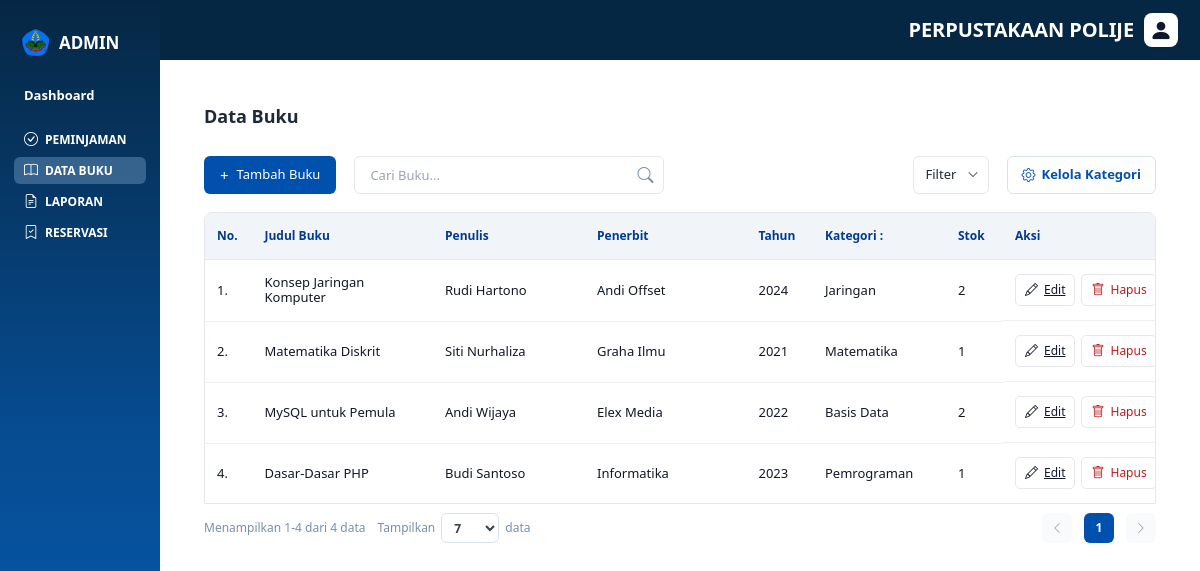
Before: /admin/index.php?menu=databuku with the older database file.
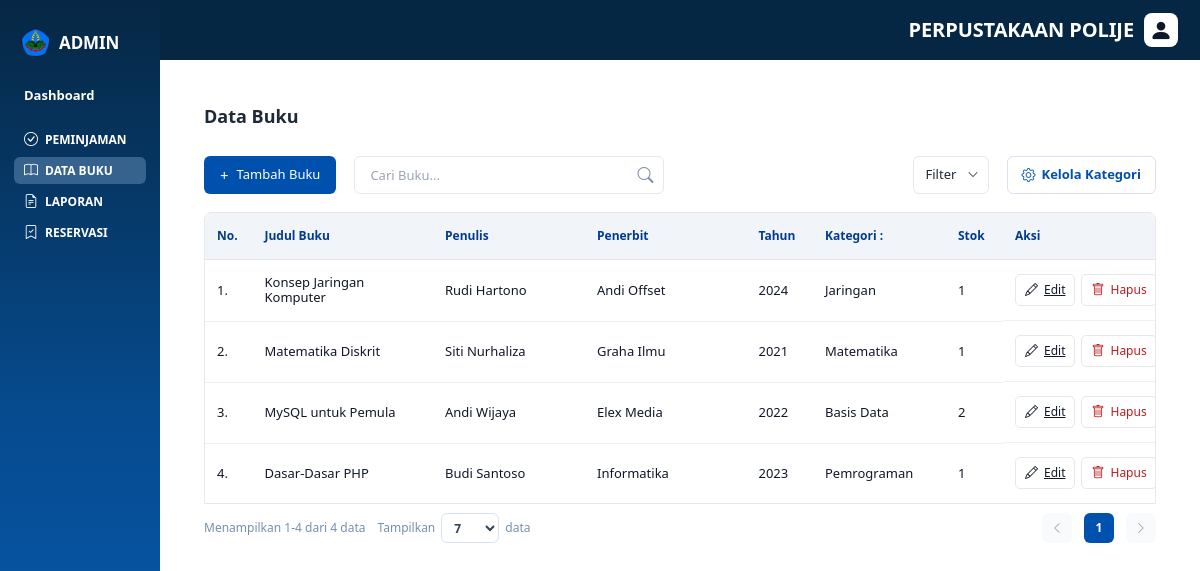
After: the same page with the newer database file.
### tables this page shows
CREATE TABLE buku (
    id_buku INT AUTO_INCREMENT PRIMARY KEY,
    isbn VARCHAR(20) DEFAULT NULL UNIQUE,
    judul VARCHAR(255) NOT NULL,
    penulis VARCHAR(255) NOT NULL,
    penerbit VARCHAR(255) NOT NULL,
    tahun_terbit YEAR NOT NULL,
    copy INT NOT NULL DEFAULT 0,
    id_kategori INT NOT NULL,
    cover VARCHAR(255) DEFAULT NULL,
    stok_tersedia INT NOT NULL DEFAULT 0,
    created_at TIMESTAMP NULL DEFAULT CURRENT_TIMESTAMP,
    updated_at TIMESTAMP NULL DEFAULT CURRENT_TIMESTAMP ON UPDATE CURRENT_TIMESTAMP,
    FOREIGN KEY (id_kategori) REFERENCES kategori(id_kategori)
        ON UPDATE CASCADE
        ON DELETE RESTRICT
);

CREATE TABLE kategori (
    id_kategori INT AUTO_INCREMENT PRIMARY KEY,
    nama_kategori VARCHAR(100) NOT NULL UNIQUE,
    created_at TIMESTAMP NULL DEFAULT CURRENT_TIMESTAMP,
    updated_at TIMESTAMP NULL DEFAULT CURRENT_TIMESTAMP ON UPDATE CURRENT_TIMESTAMP
);

### controllers/BukuController.php (called while the page is built, shortened)
<?php
require_once __DIR__ . '/../models/Buku.php';
class BukuController
{
    private $model;
    public function __construct()
    {
        $this->model = new Buku();
    }
    public function index()
    {
        $dataBuku = $this->model->all();
        $search = isset($_GET['q']) ? trim($_GET['q']) : '';
        $kategoriFilter = isset($_GET['kategori']) ? $_GET['kategori'] : 'Semua';
        $perPage = isset($_GET['per_page']) ? (int)$_GET['per_page'] : 7;
        $currentPage = isset($_GET['page']) ? (int)$_GET['page'] : 1;
        $filteredData = [];
        foreach ($dataBuku as $item) {
            $matchKategori = ($kategoriFilter == 'Semua' || $item['kategori'] == $kategoriFilter);
            $matchSearch = ($search == '' ||
                stripos($item['judul'], $search) !== false ||
                stripos($item['penulis'], $search) !== false
            );
            if ($matchKategori && $matchSearch) {
                $filteredData[] = $item;
            }
        }
        $totalData = count($filteredData);
        $totalPages = ceil($totalData / $perPage);
        $offset = ($currentPage - 1) * $perPage;
        $pageData = array_slice($filteredData, $offset, $perPage);
        return [
            'dataBuku' => $dataBuku,
            'search' => $search,
            'kategoriFilter' => $kategoriFilter,
            'perPage' => $perPage,
            'kategoriOptions' => $this->model->kategoriOptions(),
            'filteredData' => $filteredData,
            'totalData' => $totalData,
            'totalPages' => $totalPages,
            'currentPage' => $currentPage,
            'offset' => $offset,
            'pageData' => $pageData,
            'startDisplay' => ($totalData > 0) ? $offset + 1 : 0,
            'endDisplay' => min($offset + $perPage, $totalData)
        ];
    }
}
if (!function_exists('eBuku')) {
    function eBuku($value) {
        return htmlspecialchars((string)$value, ENT_QUOTES, 'UTF-8');
    }
}

### config/database.php (called while the page is built, shortened)
<?php
class Database {
    private $host = 'localhost';
    private $user = 'root';
    private $password = '';
    private $db = 'db_perpustakaan';
    public $conn;
    public function __construct() {
        $this->conn = null;
        try {
            $this->conn = new mysqli(
                $this->host,
                $this->user,
                $this->password,
                $this->db
            );
            $this->conn->set_charset('utf8mb4');
        } catch (Exception $e) {
            die($e->getMessage());
        }
    }
    public function getConnection() {
        return $this->conn;
    }
}
?>

### models/Buku.php (called while the page is built, shortened)
<?php
require_once __DIR__ . '/../config/database.php';
class Buku
{
    private $conn;
    public function __construct()
    {
        $this->conn = (new Database())->getConnection();
    }
    public function all()
    {
        $sql = "SELECT buku.*, kategori.nama_kategori,
                       (SELECT COUNT(*) FROM eksemplar WHERE id_buku = buku.id_buku) as total_eksemplar,
                       (SELECT COUNT(*) FROM eksemplar WHERE id_buku = buku.id_buku AND status = 'tersedia') as stok_tersedia
                FROM buku
                LEFT JOIN kategori ON buku.id_kategori = kategori.id_kategori
                ORDER BY buku.id_buku DESC";
        $result = $this->conn->query($sql);
        $data = [];
        while ($row = $result->fetch_assoc()) {
            $row['id'] = $row['id_buku'];
            $row['penulis'] = $row['penulis'];
            $row['tahun'] = $row['tahun_terbit'];
            $row['kategori'] = $row['nama_kategori'];
            $row['stok'] = $row['total_eksemplar'];
            $data[] = $row;
        }
        return $data;
    }
}

### admin/pages/databuku.php (the view, shortened to what the rows shown need)
<?php
require_once __DIR__ . '/../../controllers/BukuController.php';
$bukuController = new BukuController();
extract($bukuController->index(), EXTR_SKIP);
?>
<section class="databuku-page">
    <div class="databuku-header">
        <h1>Data Buku</h1>
    </div>
    <div class="databuku-table-wrap">
        <table class="databuku-table">
            <colgroup>
            </colgroup>
            <thead>
                <tr>
                    <th>No.</th>
                    <th>Judul Buku</th>
                    <th>Penulis</th>
                    <th>Penerbit</th>
                    <th>Tahun</th>
                    <th>Kategori :</th>
                    <th>Stok</th>
                    <th>Aksi</th>
                </tr>
            </thead>
            <tbody>
                <?php if (empty($pageData)): ?>
                    <tr>
                        <td colspan="8" class="databuku-empty">Data buku tidak ditemukan.</td>
                    </tr>
                <?php else: ?>
                    <?php foreach ($pageData as $index => $book): ?>
                        <tr>
                            <td><?= (int) ($offset + $index + 1); ?>.</td>
                            <td><?= eBuku($book['judul']); ?></td>
                            <td><?= eBuku($book['penulis']); ?></td>
                            <td><?= eBuku($book['penerbit']); ?></td>
                            <td><?= eBuku($book['tahun']); ?></td>
                            <td><?= eBuku($book['kategori']); ?></td>
                            <?php
                            $stokTersedia = (int) ($book['stok_tersedia'] ?? 0);
                            ?>
                            <td><?= eBuku($stokTersedia); ?></td>
                            <td class="databuku-actions">
                                <a
                                    href="?menu=editbuku&id=<?= (int) $book['id']; ?>&page=<?= (int) $currentPage; ?>&q=<?= eBuku($search); ?>&kategori_filter=<?= eBuku($kategoriFilter); ?>&per_page=<?= (int) $perPage; ?>"
                                    class="btn-table-action"
                                >
                                    <i class="bi bi-pencil"></i>
                                    <span>Edit</span>
                                </a>
                                <button
                                    type="button"
                                    class="btn-table-action btn-delete-book js-hapus-buku"
                                    data-id="<?= (int) $book['id']; ?>"
                                    data-judul="<?= eBuku($book['judul']); ?>"
                                    data-page="<?= (int) $currentPage; ?>"
                                    data-q="<?= eBuku($search); ?>"
                                    data-kategori-filter="<?= eBuku($kategoriFilter); ?>"
                                    data-per-page="<?= (int) $perPage; ?>"
                                >
                                    <i class="bi bi-trash"></i>
                                    <span>Hapus</span>
                                </button>
                            </td>
                        </tr>
                    <?php endforeach; ?>
                <?php endif; ?>
            </tbody>
        </table>
    </div>
</section>

Changed rows visible on the page:
changed buku "Konsep Jaringan Komputer": stokTersedia "2" → "1"
